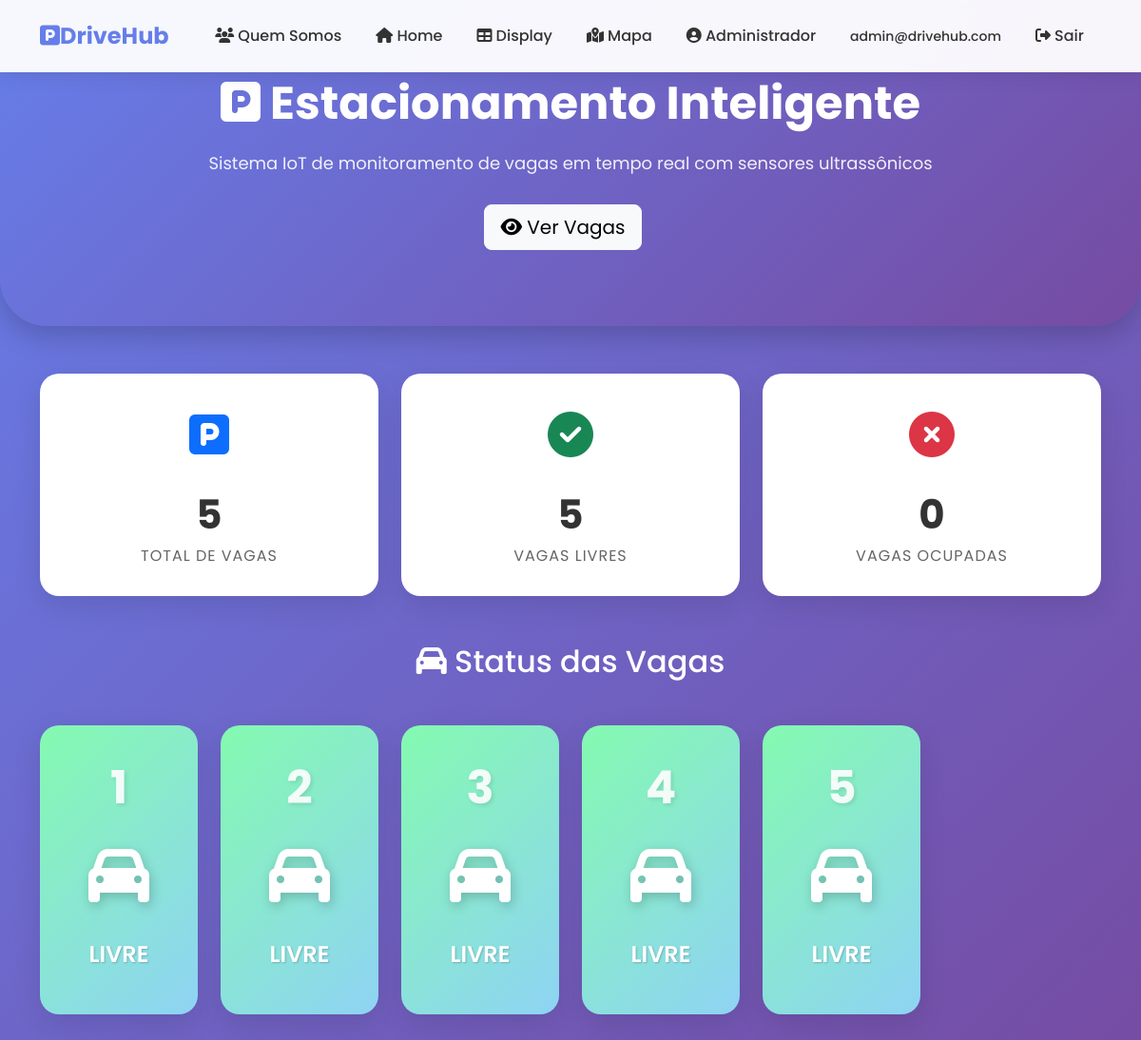
/ (signed in), run on the app's committed database.
### tables this page shows
CREATE TABLE `parkinglot` (
  `Id` int(11) NOT NULL,
  `Position` int(11) NOT NULL,
  `Available` int(11) NOT NULL DEFAULT 1,
  `SensorId` int(11) DEFAULT NULL,
  `ocupado_desde` datetime DEFAULT NULL,
  `placa` varchar(10) DEFAULT NULL
);

### index.php (the view, shortened to what this page needs)
<?php
include 'dbcon.php';
?>
<!DOCTYPE html>
<html lang="pt-BR">
<head>
    <link href="https://cdn.jsdelivr.net/npm/bootstrap@5.3.0/dist/css/bootstrap.min.css" rel="stylesheet">
    <link rel="stylesheet" href="https://cdnjs.cloudflare.com/ajax/libs/font-awesome/6.4.0/css/all.min.css">
    <link rel="stylesheet" href="https://cdnjs.cloudflare.com/ajax/libs/animate.css/4.1.1/animate.min.css">
</head>
<body>
<nav class="navbar navbar-expand-lg navbar-modern fixed-top">
    <div class="container">
        <a class="navbar-brand" href="#">
            <i class="fas fa-parking"></i>DriveHub
        </a>
        <div class="collapse navbar-collapse" id="navbarNav">
            <ul class="navbar-nav ms-auto">
                <li class="nav-item">
                    <a class="nav-link" href="quem-somos.php"><i class="fas fa-users"></i> Quem Somos</a>
                </li>
                <li class="nav-item">
                    <a class="nav-link active" href="#home"><i class="fas fa-home"></i> Home</a>
                </li>
                <li class="nav-item">
                    <a class="nav-link" href="ParkingLotDisplay.php"><i class="fas fa-table"></i> Display</a>
                </li>
                <li class="nav-item">
                    <a class="nav-link" href="mapas-reais.php"><i class="fas fa-map-marked-alt"></i> Mapa</a>
                </li>
                <?php if (isset($_SESSION['logado']) && $_SESSION['logado'] === true): ?>
                    <li class="nav-item">
                        <a class="nav-link" href="perfil.php">
                            <i class="fas fa-user-circle"></i> <?php echo $_SESSION['usuario_nome']; ?>
                        </a>
                    </li>
                    <li class="nav-item">
                        <span class="nav-link text-white-50">
                            <small><?php echo $_SESSION['usuario_email']; ?></small>
                        </span>
                    </li>
                    <li class="nav-item">
                        <a class="nav-link" href="logout.php">
                            <i class="fas fa-sign-out-alt"></i> Sair
                        </a>
                    </li>
                <?php endif; ?>
            </ul>
        </div>
    </div>
</nav>
<section class="hero-section" id="home">
    <div class="container">
        <h1 class="hero-title animate__animated animate__fadeInDown">
            <i class="fas fa-parking"></i> Estacionamento Inteligente
        </h1>
        <p class="hero-subtitle animate__animated animate__fadeInUp">
            Sistema IoT de monitoramento de vagas em tempo real com sensores ultrassônicos
        </p>
        <div class="animate__animated animate__fadeInUp">
            <a href="ParkingLotDisplay.php" class="btn btn-light btn-lg me-3">
                <i class="fas fa-eye"></i> Ver Vagas
            </a>
        </div>
    </div>
</section>
<div class="container">
    <?php
    $sql_stats = "SELECT
                    SUM(CASE WHEN Available = 1 THEN 1 ELSE 0 END) as livres,
                    SUM(CASE WHEN Available = 0 THEN 1 ELSE 0 END) as ocupadas,
                    COUNT(*) as total
                  FROM parkinglot";
    $stats_result = $conn->query($sql_stats);
    $stats = $stats_result->fetch_assoc();
    ?>
    <div class="row">
        <div class="col-md-4">
            <div class="stats-card animate__animated animate__fadeInUp">
                <div class="stats-icon">
                    <i class="fas fa-parking text-primary"></i>
                </div>
                <div class="stats-number"><?php echo $stats['total']; ?></div>
                <div class="stats-label">Total de Vagas</div>
            </div>
        </div>
        <div class="col-md-4">
            <div class="stats-card animate__animated animate__fadeInUp" style="animation-delay: 0.1s">
                <div class="stats-icon">
                    <i class="fas fa-check-circle text-success"></i>
                </div>
                <div class="stats-number" id="livres-count"><?php echo $stats['livres']; ?></div>
                <div class="stats-label">Vagas Livres</div>
            </div>
        </div>
        <div class="col-md-4">
            <div class="stats-card animate__animated animate__fadeInUp" style="animation-delay: 0.2s">
                <div class="stats-icon">
                    <i class="fas fa-times-circle text-danger"></i>
                </div>
                <div class="stats-number" id="ocupadas-count"><?php echo $stats['ocupadas']; ?></div>
                <div class="stats-label">Vagas Ocupadas</div>
            </div>
        </div>
    </div>
    <div class="parking-grid">
        <h2 class="text-center text-white mb-5 animate__animated animate__fadeInUp">
            <i class="fas fa-car"></i> Status das Vagas
        </h2>
        <div class="row" id="vagas-container">
            <?php
            $sql = "SELECT Position, Available FROM parkinglot ORDER BY Position";
            $result = $conn->query($sql);
            if($result && $result->num_rows > 0) {
                while($row = $result->fetch_assoc()) {
                $classe = $row['Available'] == 1 ? 'livre' : 'ocupada';
                $icone = $row['Available'] == 1 ? 'fa-car' : 'fa-car-side';
                $texto = $row['Available'] == 1 ? 'LIVRE' : 'OCUPADA';
            ?>
            <div class="col-lg-2 col-md-4 col-sm-6">
                <div class="vaga-card <?php echo $classe; ?>" data-vaga="<?php echo $row['Position']; ?>">
                    <div class="vaga-numero"><?php echo $row['Position']; ?></div>
                    <div class="vaga-icone">
                        <i class="fas <?php echo $icone; ?>"></i>
                    </div>
                    <div class="vaga-status"><?php echo $texto; ?></div>
                </div>
            </div>
            <?php }
            } else {
                echo '<p style="color: white; text-align: center;">Erro ao carregar vagas</p>';
            }
            ?>
        </div>
    </div>
</body>
</html>

### index.php (style rules this page uses)
* { font-family: 'Poppins', sans-serif; }
body { background: linear-gradient(135deg, #667eea 0%, #764ba2 100%); min-height: 100vh; }
.navbar-modern { background: rgba(255, 255, 255, 0.95); backdrop-filter: blur(10px); box-shadow: 0 2px 20px rgba(0,0,0,0.1); padding: 15px 0; }
.navbar-brand { font-weight: 700; font-size: 24px; color: #667eea !important; }
.nav-link { font-weight: 500; color: #333 !important; margin: 0 10px; transition: all 0.3s; }
.hero-section { background: linear-gradient(135deg, #667eea 0%, #764ba2 100%); padding: 80px 0; color: white; text-align: center; border-radius: 0 0 50px 50px; margin-bottom: 50px; box-shadow: 0 10px 30px rgba(0,0,0,0.2); }
.hero-title { font-size: 48px; font-weight: 700; margin-bottom: 20px; animation: fadeInDown 1s; }
.hero-subtitle { font-size: 18px; opacity: 0.9; margin-bottom: 30px; animation: fadeInUp 1s; }
.stats-card { background: white; border-radius: 20px; padding: 30px; text-align: center; box-shadow: 0 10px 30px rgba(0,0,0,0.1); transition: all 0.3s; margin-bottom: 30px; animation: fadeInUp 0.5s; }
.stats-icon { font-size: 48px; margin-bottom: 15px; }
.stats-number { font-size: 42px; font-weight: 700; color: #333; }
.stats-label { font-size: 16px; color: #666; text-transform: uppercase; letter-spacing: 1px; }
.parking-grid { padding: 20px 0 50px; }
.vaga-card { background: white; border-radius: 20px; padding: 30px 20px; text-align: center; box-shadow: 0 10px 30px rgba(0,0,0,0.1); transition: all 0.3s; margin-bottom: 30px; position: relative; overflow: hidden; animation: fadeInUp 0.5s; animation-fill-mode: both; }
.vaga-card:nth-child(1) { animation-delay: 0.1s; }
.vaga-card.livre { background: linear-gradient(135deg, #84fab0 0%, #8fd3f4 100%); }
.vaga-numero { font-size: 48px; font-weight: 700; color: rgba(255,255,255,0.9); text-shadow: 2px 2px 4px rgba(0,0,0,0.1); margin-bottom: 10px; }
.vaga-status { font-size: 24px; font-weight: 600; color: white; text-shadow: 1px 1px 2px rgba(0,0,0,0.2); margin-bottom: 15px; }
.vaga-icone { font-size: 64px; color: white; margin-bottom: 15px; filter: drop-shadow(2px 4px 6px rgba(0,0,0,0.2)); }

### data on the page
parkinglot: Position "1", Available "LIVRE"
parkinglot: Position "2", Available "LIVRE"
parkinglot: Position "3", Available "LIVRE"
parkinglot: Position "4", Available "LIVRE"
parkinglot: Position "5", Available "LIVRE"

### other printed values
$_SESSION['usuario_nome'] "Administrador"
$_SESSION['usuario_email'] "admin@drivehub.com"
$stats['total'] "5"
$stats['livres'] "5"
$stats['ocupadas'] "0"
